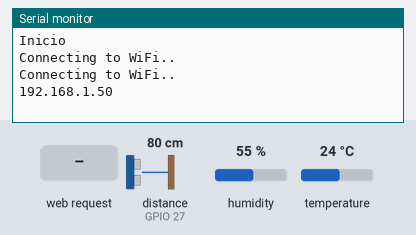
Bench run of a sketch on a simulated ESP32. On the bench: the last lines printed to the serial monitor. The test bench sets the inputs (shaded band); at power-on: distance to the obstacle (sensor on GPIO 27) 80 cm, humidity 55 %, temperature 24 °C. The echo pulse lasts 58.3 µs per cm; WiFi joins after 1.5 s; servers stay silent unless stated.

Above: at 3.3 s.
3.4 s: HTTP request GET /temperature received
At 4.3 s:
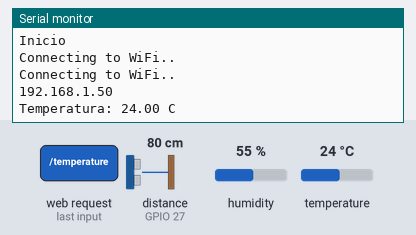
4.9 s: HTTP request GET /humidity received
At 5.8 s:
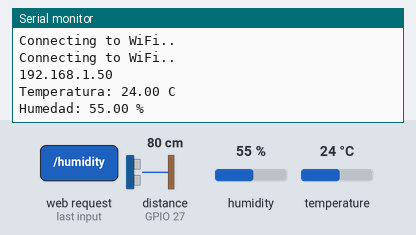
6.4 s: HTTP request GET /distance received
At 7.2 s:
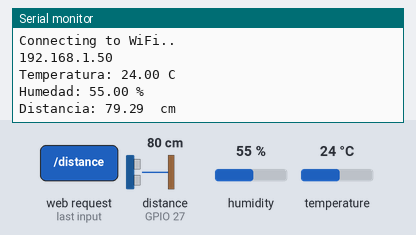

Measured:
- after the input at 3.4 s, the serial monitor: prints a new line at once (image 1)
- after the input at 4.9 s, the serial monitor: prints a new line at once (image 2)
- after the input at 6.4 s, the serial monitor: prints a new line at once (image 3)

The sketch:

webserver_sensores.ino
```cpp
// Librerías
// Import required libraries
#include "DHT.h"
#include "WiFi.h"
#include "ESPAsyncWebServer.h"

// Replace with your network credentials
const char* ssid = "VIRUS_DETECTED";
const char* password = "marco2016";

unsigned long duration;
float distance;
float h;
float t;

#define DHTPIN 14   // Digital pin connected to the DHT sensor
#define echoPin 27  // attach pin D2 Arduino to pin Echo of HC-SR04
#define trigPin 26  //attach pin D3 Arduino to pin Trig of HC-SR04

// Instancias: configuraciones iniciales del DHT11. type of sensor in use:
#define DHTTYPE DHT11 // DHT 11 DHT 21 (AM2301) DHT 22 (AM2302)
DHT dht(DHTPIN, DHTTYPE);

// Create AsyncWebServer object on port 80
AsyncWebServer server(80);

String readDHTTemperature() {
  // Sensor readings may also be up to 2 seconds 'old' (its a very slow sensor)
  // Read temperature as Celsius (the default)
  t = dht.readTemperature();
  // Read temperature as Fahrenheit (isFahrenheit = true)
  //float t = dht.readTemperature(true);
  // Check if any reads failed and exit early (to try again).
  if (isnan(t)) {
    Serial.println("Failed to read from DHT sensor!");
    return "--";
  }
  else {
    Serial.print("Temperatura: ");
    Serial.print(t);
    Serial.print(" ");
    Serial.println("C");
    return String(t);
  }
}

String readDHTHumidity() {
  // Sensor readings may also be up to 2 seconds 'old' (its a very slow sensor)
  h = dht.readHumidity();
  if (isnan(h)) {
    Serial.println("Failed to read from DHT sensor!");
    return "--";
  }
  else {
    Serial.print("Humedad: ");
    Serial.print(h);
    Serial.println(" %");
    return String(h);
  }
}

String readDistance() {
  // Sensor readings may also be up to 2 seconds 'old' (its a very slow sensor)
  digitalWrite(trigPin, LOW); // Clears the trigPin condition
  delayMicroseconds(2);
  digitalWrite(trigPin, HIGH); // Sets the trigPin HIGH (ACTIVE) for 10 microseconds
  delayMicroseconds(10);
  digitalWrite(trigPin, LOW);

  if (isnan(duration)) {
    Serial.println("Failed to read from DHT sensor!");
    return "--";
  }
  else {
    duration = pulseIn(echoPin, HIGH); // Reads the echoPin, returns the sound wave travel time in microseconds
    distance = duration * 0.034 / 2; // Calculating the distance: Speed of sound wave divided by 2 (go and back)
    // Displays the distance on the Serial Monitor
    Serial.print("Distancia: ");
    Serial.print(distance);
    Serial.print(" ");
    Serial.println(" cm");
    return String(distance);
  }
}

const char index_html[] PROGMEM = R"rawliteral(
<!DOCTYPE HTML><html>
<head>
  <meta name="viewport" content="width=device-width, initial-scale=1">
  <link rel="stylesheet" href="https://use.fontawesome.com/releases/v5.7.2/css/all.css" integrity="sha384-fnmOCqbTlWIlj8LyTjo7mOUStjsKC4pOpQbqyi7RrhN7udi9RwhKkMHpvLbHG9Sr" crossorigin="anonymous">
  <style>
    html {
     font-family: Arial;
     display: inline-block;
     margin: 0px auto;
     text-align: center;
    }
    h2 { font-size: 3.0rem; }
    p { font-size: 3.0rem; }
    .units { font-size: 1.2rem; }
    .dht-labels{
      font-size: 1.5rem;
      vertical-align:middle;
      padding-bottom: 15px;
    }
  </style>
</head>
<body>
  <h2>Servidor ESP32 DHT</h2>
  <h4>Marco Teran</h4>
  <p>
    <i class="fas fa-thermometer-half" style="color:#059e8a;"></i>
    <span class="dht-labels">Temperatura</span>
    <span id="temperature">%TEMPERATURE%</span>
    <sup class="units">&deg;C</sup>
  </p>
  <p>
    <i class="fas fa-tint" style="color:#00add6;"></i>
    <span class="dht-labels">Humedad</span>
    <span id="humidity">%HUMIDITY%</span>
    <sup class="units">&percnt;</sup>
  </p>
  <p>
    <i class="fas fa-ruler-horizontal" style="color:#ff4d4d;"></i>
    <span class="dht-labels">Distancia</span>
    <span id="disctance">%DISTANCE%</span>
    <sup class="units">cm;</sup>
  </p>
</body>
<script>
setInterval(function ( ) {
  var xhttp = new XMLHttpRequest();
  xhttp.onreadystatechange = function() {
    if (this.readyState == 4 && this.status == 200) {
      document.getElementById("temperature").innerHTML = this.responseText;
    }
  };
  xhttp.open("GET", "/temperature", true);
  xhttp.send();
}, 10000 ) ;

setInterval(function ( ) {
  var xhttp = new XMLHttpRequest();
  xhttp.onreadystatechange = function() {
    if (this.readyState == 4 && this.status == 200) {
      document.getElementById("humidity").innerHTML = this.responseText;
    }
  };
  xhttp.open("GET", "/humidity", true);
  xhttp.send();
}, 10000 ) ;

setInterval(function ( ) {
  var xhttp = new XMLHttpRequest();
  xhttp.onreadystatechange = function() {
    if (this.readyState == 4 && this.status == 200) {
      document.getElementById("distance").innerHTML = this.responseText;
    }
  };
  xhttp.open("GET", "/distance", true);
  xhttp.send();
}, 10000 ) ;
</script>
</html>)rawliteral";

// Replaces placeholder with DHT values
String processor(const String& var){
  //Serial.println(var);
  if(var == "TEMPERATURE"){
    return readDHTTemperature();
  }
  else if(var == "HUMIDITY"){
    return readDHTHumidity();
  }
  else if(var == "DISTANCE"){
    return readDistance();
  }
  return String();
}

void setup(){
  // Serial port for debugging purposes
  Serial.begin(115200);
  Serial.println("Inicio");
	delay(100);

  pinMode(DHTPIN, INPUT);
  dht.begin();

  pinMode(trigPin, OUTPUT); // Sets the trigPin as an OUTPUT
  pinMode(echoPin, INPUT); // Sets the echoPin as an INPUT

  // Connect to Wi-Fi
  WiFi.begin(ssid, password);
  while (WiFi.status() != WL_CONNECTED) {
    delay(1000);
    Serial.println("Connecting to WiFi..");
  }

  // Print ESP32 Local IP Address
  Serial.println(WiFi.localIP());

  // Route for root / web page
  server.on("/", HTTP_GET, [](AsyncWebServerRequest *request){
    request->send_P(200, "text/html", index_html, processor);
  });
  server.on("/temperature", HTTP_GET, [](AsyncWebServerRequest *request){
    request->send_P(200, "text/plain", readDHTTemperature().c_str());
  });
  server.on("/humidity", HTTP_GET, [](AsyncWebServerRequest *request){
    request->send_P(200, "text/plain", readDHTHumidity().c_str());
  });
  server.on("/distance", HTTP_GET, [](AsyncWebServerRequest *request){
    request->send_P(200, "text/plain", readDistance().c_str());
  });

  // Start server
  server.begin();
}

void loop(){

}
```
